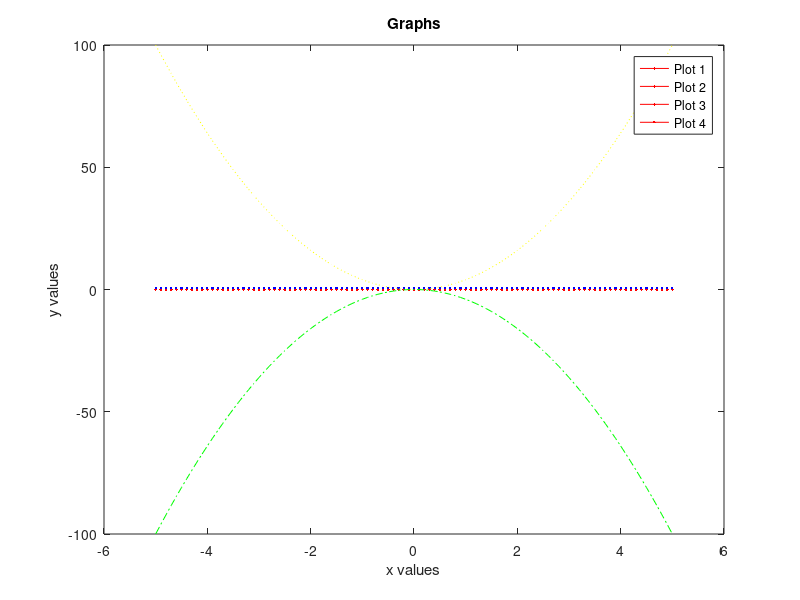

Write MATLAB code to recreate this figure.
clc
clear
home

x = [-5:.1:5]; % determining x values
y1 = sin(2*pi*x)/(2*x);
y2 = (x.^2)/cos(2*pi*x); %determining y values
y3 = 4*(x.^2);
y4 = -4*(x.^2);

plot(x,y1,'Color','r','LineStyle','-')
hold on
plot(x,y2,'Color','b','LineStyle','--')
hold on
plot(x,y3,'Color','y','LineStyle',':') %determining the plots
hold on
plot(x,y4,'Color','g','LineStyle','-.')
hold on
title('Graphs')
xlabel('x values')
ylabel('y values') %setting labels
legend('Plot 1','Plot 2','Plot 3','Plot 4')